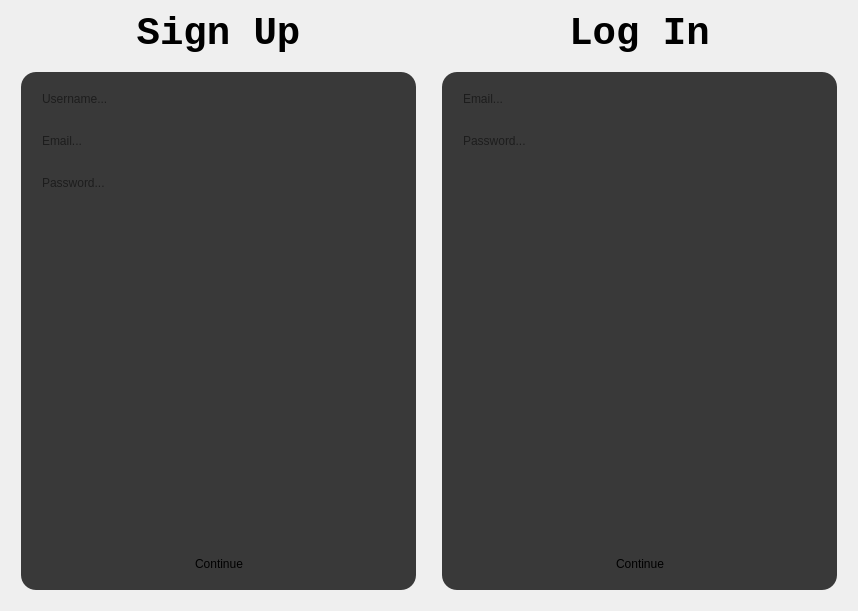
<?xml version="1.0" encoding="UTF-8"?>
<ui version="4.0">
 <class>AuthDialog</class>
 <widget class="QDialog" name="AuthDialog">
  <property name="geometry">
   <rect>
    <x>0</x>
    <y>0</y>
    <width>858</width>
    <height>611</height>
   </rect>
  </property>
  <property name="windowTitle">
   <string>Dialog</string>
  </property>
  <layout class="QGridLayout" name="gridLayout">
   <item row="0" column="0">
    <layout class="QHBoxLayout" name="horizontalLayout_3">
     <item>
      <layout class="QVBoxLayout" name="verticalLayout_3">
       <item>
        <widget class="QLabel" name="signUpLabel">
         <property name="font">
          <font>
           <family>Liberation Mono</family>
           <pointsize>29</pointsize>
           <bold>true</bold>
          </font>
         </property>
         <property name="text">
          <string>Sign Up</string>
         </property>
         <property name="alignment">
          <set>Qt::AlignmentFlag::AlignCenter</set>
         </property>
        </widget>
       </item>
       <item>
        <widget class="QFrame" name="signUpFrame">
         <property name="styleSheet">
          <string notr="true">
border-radius: 15%;
margin: 10% 10%;
background-color: #393939;</string>
         </property>
         <property name="frameShape">
          <enum>QFrame::Shape::StyledPanel</enum>
         </property>
         <property name="frameShadow">
          <enum>QFrame::Shadow::Raised</enum>
         </property>
         <layout class="QVBoxLayout" name="verticalLayout">
          <item>
           <widget class="QLineEdit" name="usernameRegEdit">
            <property name="maxLength">
             <number>32</number>
            </property>
            <property name="placeholderText">
             <string>Username...</string>
            </property>
           </widget>
          </item>
          <item>
           <widget class="QLineEdit" name="emailRegEdit">
            <property name="placeholderText">
             <string>Email...</string>
            </property>
           </widget>
          </item>
          <item>
           <widget class="QLineEdit" name="passwordRegEdit">
            <property name="maxLength">
             <number>64</number>
            </property>
            <property name="echoMode">
             <enum>QLineEdit::EchoMode::Password</enum>
            </property>
            <property name="placeholderText">
             <string>Password...</string>
            </property>
           </widget>
          </item>
          <item>
           <spacer name="verticalSpacer">
            <property name="orientation">
             <enum>Qt::Orientation::Vertical</enum>
            </property>
            <property name="sizeHint" stdset="0">
             <size>
              <width>20</width>
              <height>40</height>
             </size>
            </property>
           </spacer>
          </item>
          <item>
           <layout class="QHBoxLayout" name="horizontalLayout_2">
            <item>
             <spacer name="horizontalSpacer">
              <property name="orientation">
               <enum>Qt::Orientation::Horizontal</enum>
              </property>
              <property name="sizeHint" stdset="0">
               <size>
                <width>40</width>
                <height>20</height>
               </size>
              </property>
             </spacer>
            </item>
            <item>
             <widget class="QPushButton" name="continueRegButton">
              <property name="text">
               <string>Continue</string>
              </property>
             </widget>
            </item>
            <item>
             <spacer name="horizontalSpacer_2">
              <property name="orientation">
               <enum>Qt::Orientation::Horizontal</enum>
              </property>
              <property name="sizeHint" stdset="0">
               <size>
                <width>40</width>
                <height>20</height>
               </size>
              </property>
             </spacer>
            </item>
           </layout>
          </item>
         </layout>
        </widget>
       </item>
      </layout>
     </item>
     <item>
      <layout class="QVBoxLayout" name="verticalLayout_4">
       <item>
        <widget class="QLabel" name="logInLabel">
         <property name="font">
          <font>
           <family>Liberation Mono</family>
           <pointsize>29</pointsize>
           <bold>true</bold>
          </font>
         </property>
         <property name="text">
          <string>Log In</string>
         </property>
         <property name="alignment">
          <set>Qt::AlignmentFlag::AlignCenter</set>
         </property>
        </widget>
       </item>
       <item>
        <widget class="QFrame" name="logInFrame">
         <property name="styleSheet">
          <string notr="true">
border-radius: 15%;
margin: 10% 10%;
background-color: #393939;</string>
         </property>
         <property name="frameShape">
          <enum>QFrame::Shape::StyledPanel</enum>
         </property>
         <property name="frameShadow">
          <enum>QFrame::Shadow::Raised</enum>
         </property>
         <layout class="QVBoxLayout" name="verticalLayout_2">
          <item>
           <widget class="QLineEdit" name="emailLogEdit">
            <property name="placeholderText">
             <string>Email...</string>
            </property>
           </widget>
          </item>
          <item>
           <widget class="QLineEdit" name="passwordLogEdit">
            <property name="maxLength">
             <number>64</number>
            </property>
            <property name="echoMode">
             <enum>QLineEdit::EchoMode::Password</enum>
            </property>
            <property name="placeholderText">
             <string>Password...</string>
            </property>
           </widget>
          </item>
          <item>
           <spacer name="verticalSpacer_2">
            <property name="orientation">
             <enum>Qt::Orientation::Vertical</enum>
            </property>
            <property name="sizeHint" stdset="0">
             <size>
              <width>20</width>
              <height>40</height>
             </size>
            </property>
           </spacer>
          </item>
          <item>
           <layout class="QHBoxLayout" name="horizontalLayout">
            <item>
             <spacer name="horizontalSpacer_3">
              <property name="orientation">
               <enum>Qt::Orientation::Horizontal</enum>
              </property>
              <property name="sizeHint" stdset="0">
               <size>
                <width>40</width>
                <height>20</height>
               </size>
              </property>
             </spacer>
            </item>
            <item>
             <widget class="QPushButton" name="continueLogButton">
              <property name="text">
               <string>Continue</string>
              </property>
             </widget>
            </item>
            <item>
             <spacer name="horizontalSpacer_4">
              <property name="orientation">
               <enum>Qt::Orientation::Horizontal</enum>
              </property>
              <property name="sizeHint" stdset="0">
               <size>
                <width>40</width>
                <height>20</height>
               </size>
              </property>
             </spacer>
            </item>
           </layout>
          </item>
         </layout>
        </widget>
       </item>
      </layout>
     </item>
    </layout>
   </item>
  </layout>
 </widget>
 <resources/>
 <connections/>
</ui>
